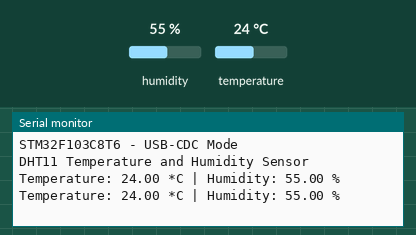
This program was run on a simulated STM32 Blue Pill. On the bench: the last lines printed to the serial monitor. The inputs (shaded band) are chosen by the test bench; at power-on: humidity 55 %, temperature 24 °C.

Above: at 4.8 s.
4.9 s: humidity set to 22 %
At 6.9 s:
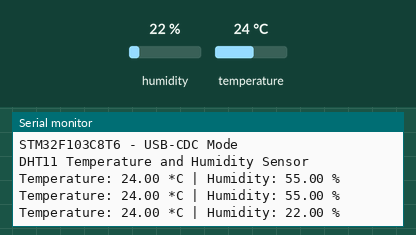
7.9 s: temperature set to 12 °C
At 9.3 s:
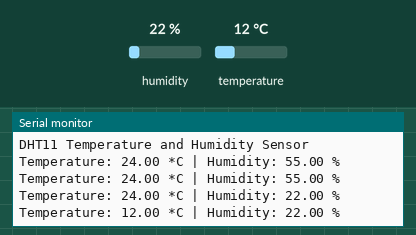
10.9 s: humidity set to 40 %
At 12.9 s:
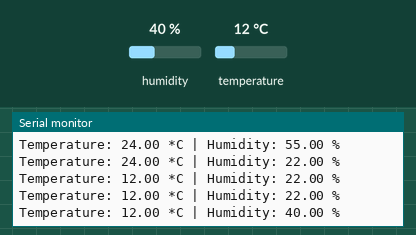
Timing chart, 0 to 14.4 s (numbered marks = the images above; inputs shaded):
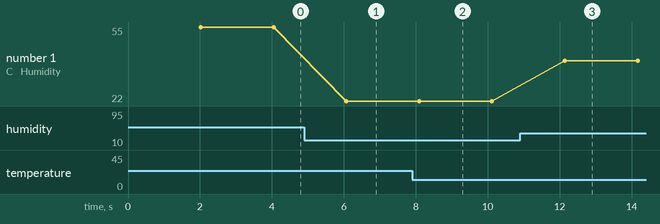

The program:

main.cpp
```cpp
#include <Arduino.h>
#include <DHT.h>

#define DHT_PIN PB1
#define DHT_TYPE DHT11

DHT dht(DHT_PIN, DHT_TYPE);

void setup() {
  // USB Serial initialization
  Serial.begin(115200);

  // Waiting for the computer to recognize the USB port
  unsigned long startWait = millis();
  while (!Serial && (millis() - startWait < 5000)) {
    delay(10);
  }

  Serial.println("\nSTM32F103C8T6 - USB-CDC Mode");
  Serial.println("DHT11 Temperature and Humidity Sensor");

  dht.begin();
}

void loop() {
  delay(2000);

  float humidity = dht.readHumidity();
  float temperature = dht.readTemperature();

  if (isnan(humidity) || isnan(temperature)) {
    Serial.println("Error: Could not read from DHT sensor!");
    return;
  }

  Serial.print("Temperature: ");
  Serial.print(temperature);
  Serial.print(" *C | Humidity: ");
  Serial.print(humidity);
  Serial.println(" %");
}
```

Measured:
- after the input at 4.9 s, the serial monitor: prints a new line after 1.2 s (image 1)
- after the input at 7.9 s, the serial monitor: prints a new line after 0.19 s (image 2)
- after the input at 10.9 s, the serial monitor: prints a new line after 1.2 s (image 3)
- plotted number 1: 55 → 22 after the input at 4.9 s, 22 → 40 after the input at 10.9 s
